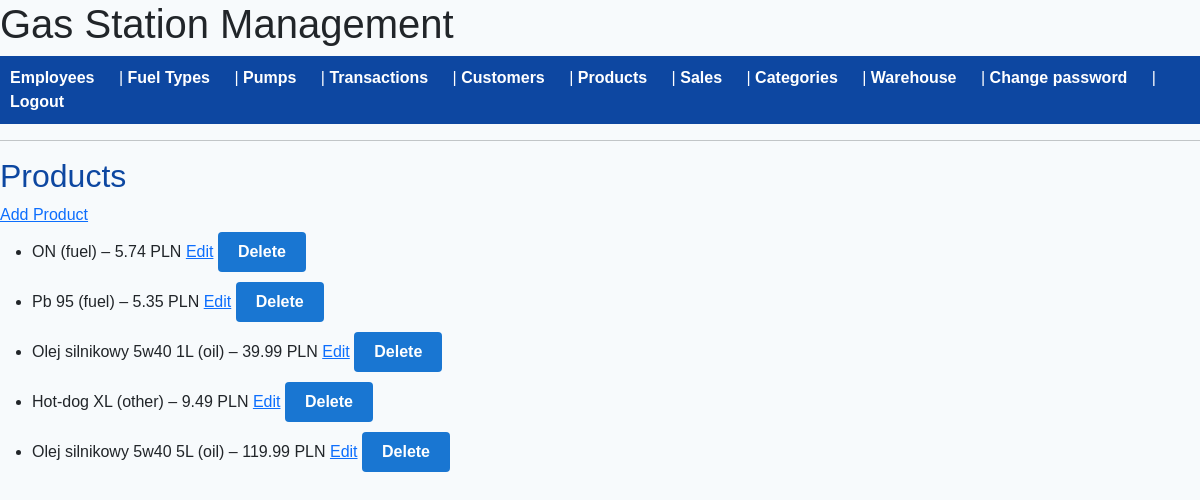
Before: /products (signed in) with the older database file.
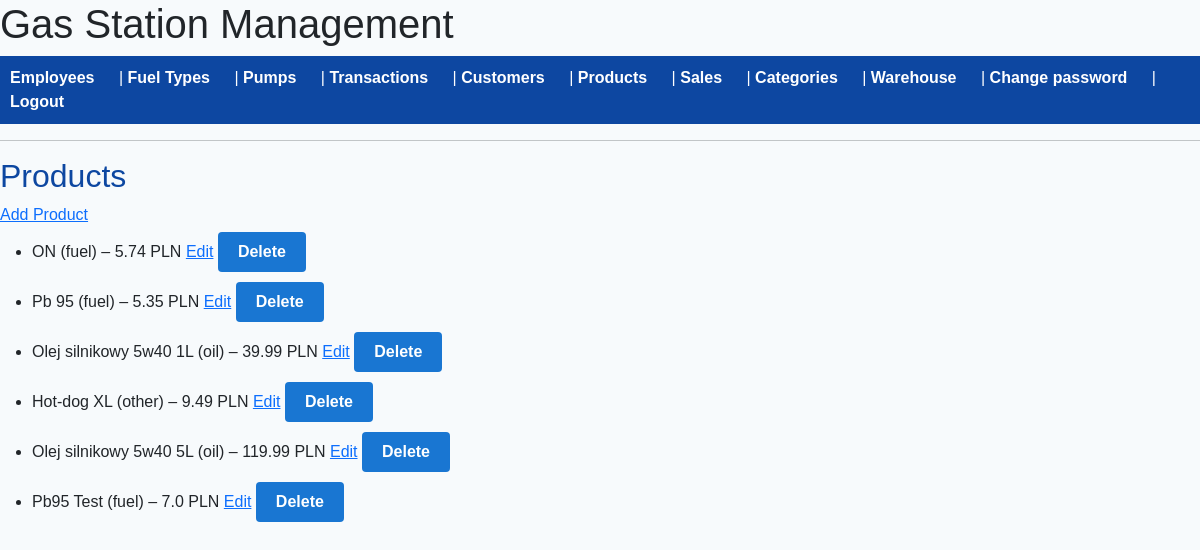
After: the same page with the newer database file.
### models/product.py (models this page shows, shortened)
class Product(db.Model):
    __tablename__ = 'products'
    id = db.Column(db.Integer, primary_key=True)
    name = db.Column(db.String(100), nullable=False)
    price = db.Column(db.Float, nullable=False)
    product_type = db.Column(db.String(20), nullable=False)
    category_id = db.Column(db.Integer, db.ForeignKey('product_categories.id'), nullable=False)
    category = relationship('ProductCategory')
    stock = db.Column(db.Float, nullable=False, default=0.0)

### app.py (the view)
@app.route('/products')
@login_required
def product_list():
    if current_user.role != 'manager':
        abort(403)
    products = Product.query.all()
    return render_template('product_list.html', products=products)

### app.py (called while the page is built)
@login_manager.user_loader
def load_user(user_id):
    return User.query.get(int(user_id))

### templates/product_list.html (shortened to what this page needs)
{% extends "base.html" %}
{% block content %}
    <h2>Products</h2>
    <a href="{{ url_for('add_product') }}">Add Product</a>
    <ul>
        {% for product in products %}
            <li>
                {{ product.name }} ({{ product.product_type }}) – {{ product.price }} PLN
                <a href="{{ url_for('edit_product', product_id=product.id) }}">Edit</a>
                <form action="{{ url_for('delete_product', product_id=product.id) }}" method="post" style="display:inline;">
                    <button type="submit" onclick="return confirm('Are you sure?');">Delete</button>
                </form>
            </li>
        {% else %}
            <li>No products yet.</li>
        {% endfor %}
    </ul>
{% endblock %}

Changed rows visible on the page:
added Product: name "Pb95 Test", product_type "fuel", price "7.0"
